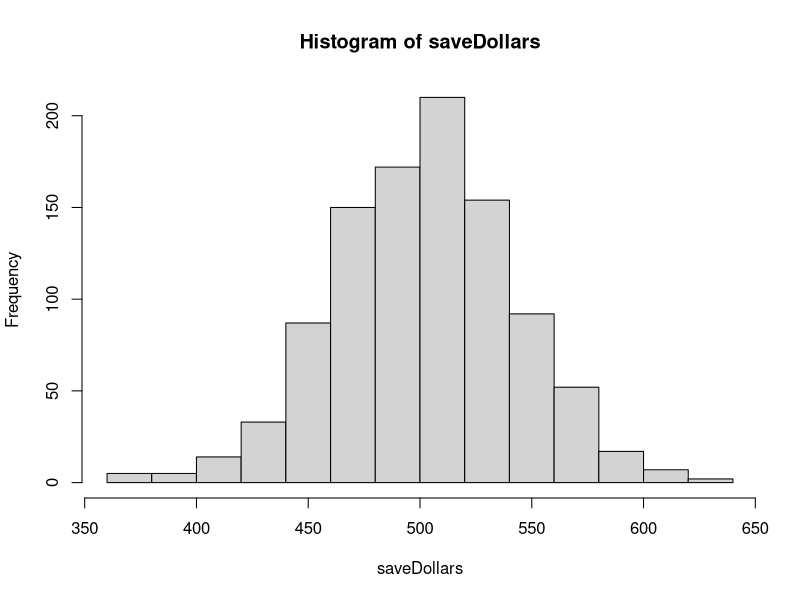
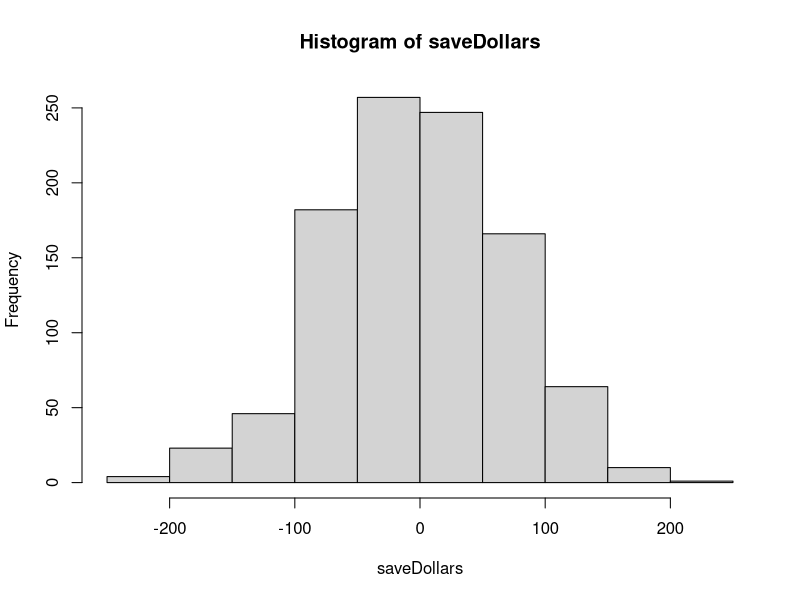
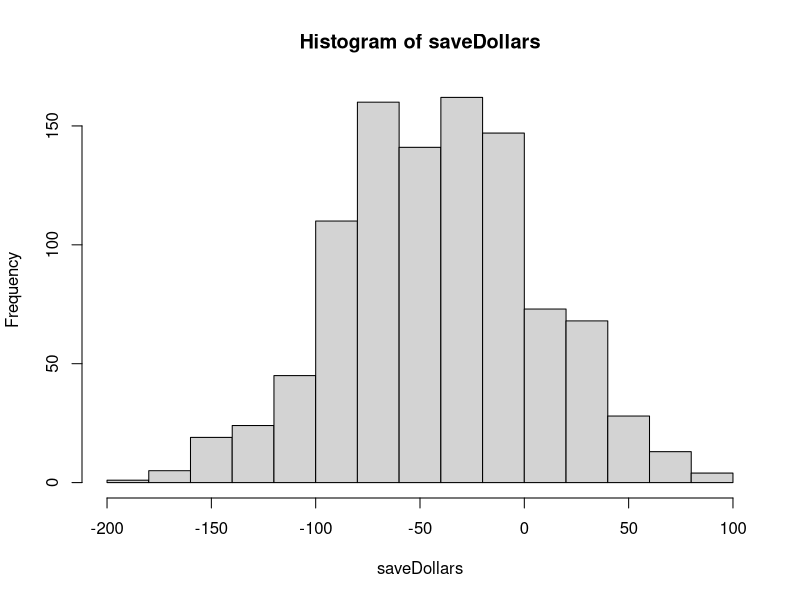

The R source for these figures, in order:
## ---- chunk 1
Bdays = 1:365
Bsamples = vector("numeric")
TotalDollars = 0
saveDollars = vector("numeric")

## ---- chunk 2
for (loop in 1:1000) {

TotalDollars = 0
classsize = 35
for(i in 1:1137) {
Bsamples = sample(Bdays,35, replace=TRUE)
if (length(unique(Bsamples)) == 35) {
   TotalDollars = TotalDollars -2
} else{
  TotalDollars = TotalDollars +1
}
}  

saveDollars[loop] = TotalDollars
}

hist(saveDollars)
var(saveDollars)
print(paste("average return =",mean(saveDollars)))

## ---- chunk 3
varSorted = sort(saveDollars)
LCL = varSorted[25]
UCL = varSorted[975]
print(paste("UCL = ",UCL,"LCL = ",LCL))
## ---- chunk 4
stdevDollars = sd(saveDollars)
meandDollars = mean(saveDollars)
CI = c(meandDollars-2*stdevDollars, meandDollars+2*stdevDollars)

print(CI)
## ---- chunk 5
for (loop in 1:1000) {

TotalDollars = 0
classsize = 35 
for(i in 1:1137) {
Bsamples = sample(Bdays,35, replace=TRUE)
if (length(unique(Bsamples)) == 35) {
   TotalDollars = TotalDollars -4.4
} else{
  TotalDollars = TotalDollars +1
}
}  

saveDollars[loop] = TotalDollars
}

hist(saveDollars)
var(saveDollars)
print(paste("average return =",mean(saveDollars)))

## ---- chunk 6
for (loop in 1:1000) {

TotalDollars = 0
classsize = 28 
for(i in 1:1137) {
Bsamples = sample(Bdays,28, replace=TRUE)
if (length(unique(Bsamples)) == 28) {
   TotalDollars = TotalDollars -2
} else{
  TotalDollars = TotalDollars +1
}
}  

saveDollars[loop] = TotalDollars
}

hist(saveDollars)
var(saveDollars)
print(paste("average return =",mean(saveDollars)))

